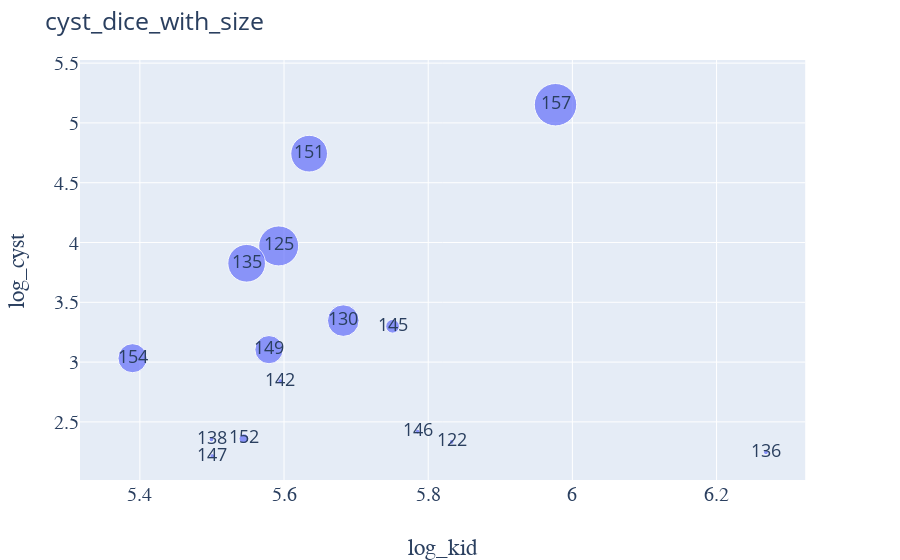

The notebook cell saved with this chart:
### Code cell
fig = px.scatter(cou_df2, x="log_kid", y="log_cyst", size='dice',text='cid',size_max=30)
fig.update_layout(title_text="cyst_dice_with_size",titlefont={"size": 25},font={'size':18})
fig.update_xaxes(title_font=dict(size=23, family='Courier'))
fig.update_yaxes(tickfont=dict(family='Courier', size=20))
fig.update_xaxes(tickfont=dict(family='Courier', size=20))
fig.update_yaxes(title_font=dict(size=23, family='Courier'))
fig.show()

### Figure 1 — Plotly figure (JSON) as saved in the notebook; plotly's stock layout.template omitted (floating-point values rounded to 4 significant figures)
{"data": [{"hoverlabel": {"namelength": 0}, "hovertemplate": "log_kid=%{x}<br>log_cyst=%{y}<br>dice=%{marker.size}<br>cid=%{text}", "legendgroup": "", "marker": {"color": "#636efa", "size": [0.01, 0.69, 0.431, 0.612, 0.01, 0.01, 0.01, 0.081, 0.01, 0.01, 0.344, 0.582, 0.041, 0.365, 0.777], "sizemode": "area", "sizeref": 0.0008633, "symbol": "circle"}, "mode": "markers+text", "name": "", "showlegend": false, "text": [122, 125, 130, 135, 136, 138, 142, 145, 146, 147, 149, 151, 152, 154, 157], "type": "scatter", "x": [5.832, 5.593, 5.682, 5.548, 6.268, 5.499, 5.595, 5.751, 5.785, 5.5, 5.579, 5.635, 5.544, 5.39, 5.977], "xaxis": "x", "y": [2.332, 3.972, 3.347, 3.826, 2.246, 2.354, 2.841, 3.3, 2.418, 2.215, 3.104, 4.743, 2.36, 3.033, 5.152], "yaxis": "y"}], "layout": {"autosize": true, "font": {"size": 18}, "legend": {"itemsizing": "constant", "tracegroupgap": 0}, "margin": {"t": 60}, "title": {"font": {"size": 25}, "text": "cyst_dice_with_size"}, "xaxis": {"anchor": "y", "autorange": true, "domain": [0, 0.98], "range": [5.315, 6.323], "tickfont": {"family": "Courier", "size": 20}, "title": {"font": {"family": "Courier", "size": 23}, "text": "log_kid"}, "type": "linear"}, "yaxis": {"anchor": "x", "autorange": true, "domain": [0, 1], "range": [1.999, 5.609], "tickfont": {"family": "Courier", "size": 20}, "title": {"font": {"family": "Courier", "size": 23}, "text": "log_cyst"}, "type": "linear"}}}
